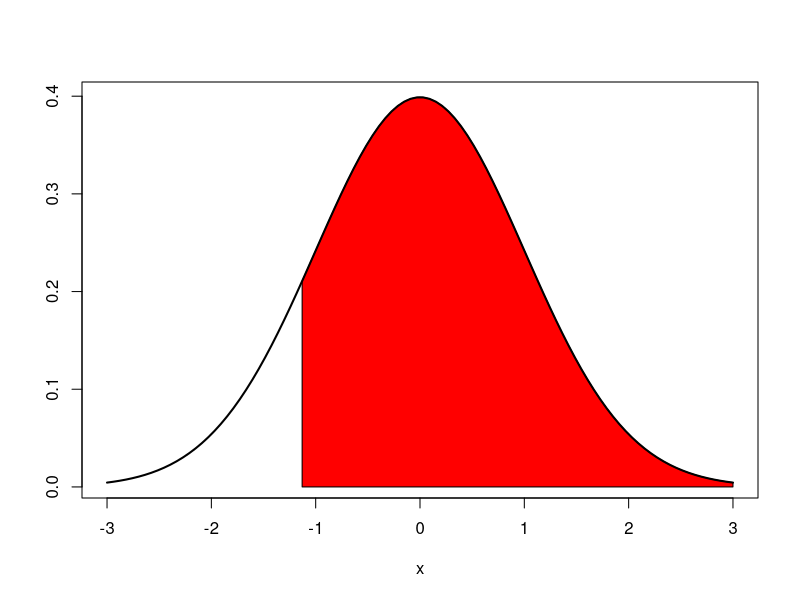
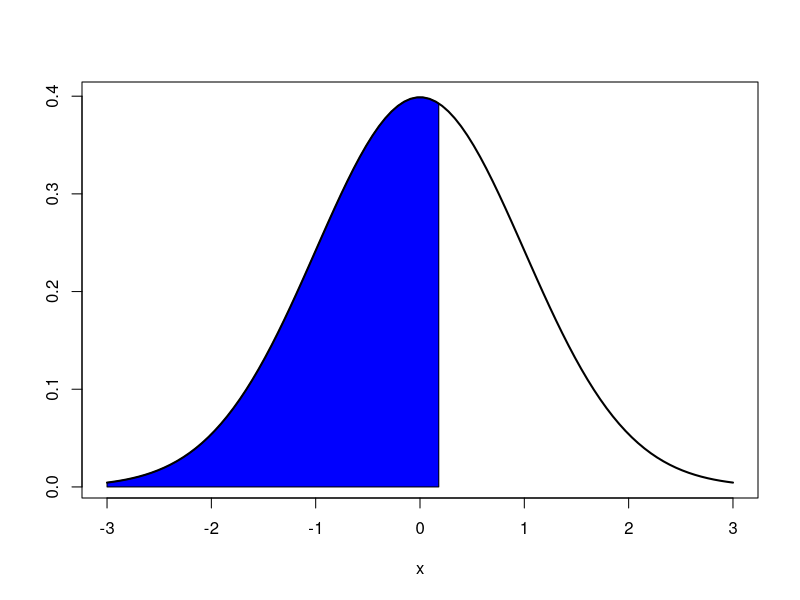
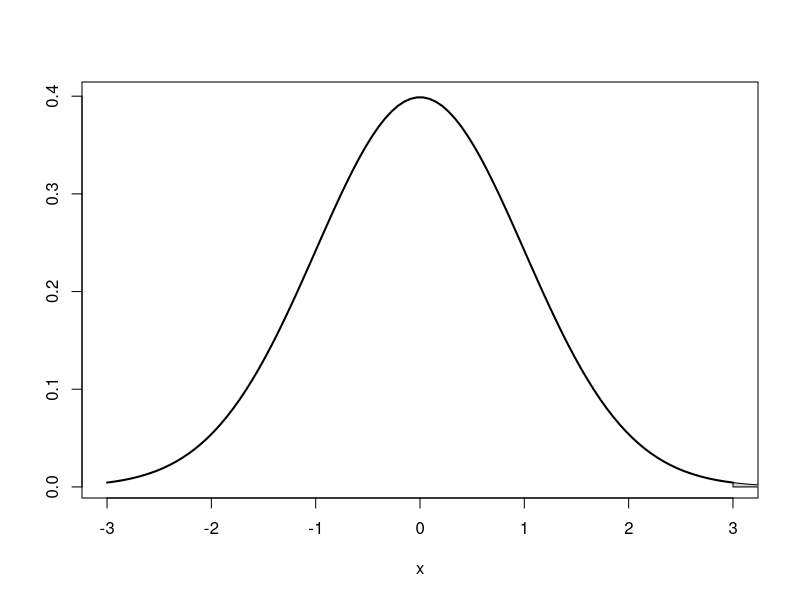
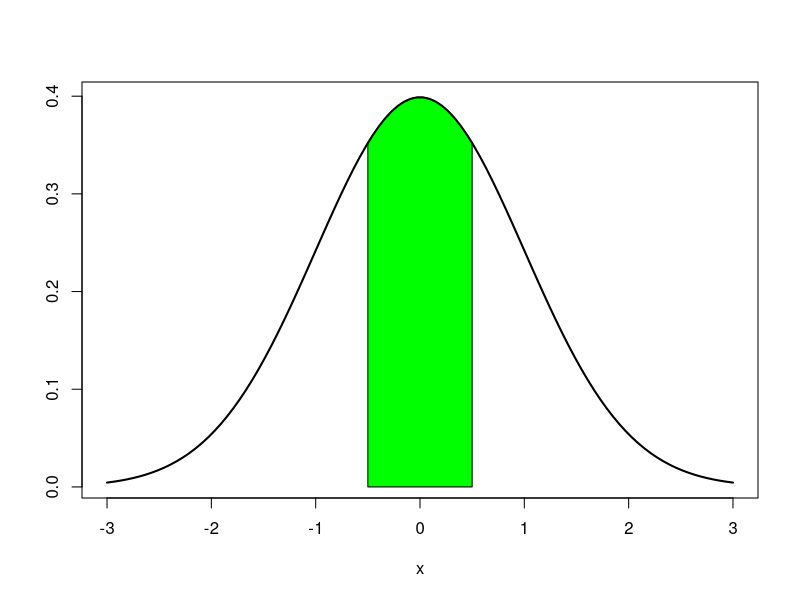

The R source for these figures, in order:
## ---- chunk 1
# https://r-coder.com/normal-distribution-r/#Plot_Normal_distribution_in_R
normal_area <- function(mean = 0, sd = 1, lb, ub, acolor = "lightgray", ...) {
  # Create sequence of 100 equally spaced numbers between mean - 3 and mean + 3  
  x <- seq(mean - 3 * sd, mean + 3 * sd, length = 100) 
  
  # If no lower bound is defined, set lower bound to lower limit of the distribution  
  if (missing(lb)) {
      lb <- min(x)
  }
  # If no upper bound is defined, set upper bound to upper limit of distribution
  if (missing(ub)) {
      ub <- max(x)
  }
  
  # Create empty plot 
  plot(x, dnorm(x, mean, sd), type = "n", ylab = "")
  
  # Initialize sequence between the bounds
  x2 <- seq(lb, ub, length = 100)
  # Initialize set of probability density function values of x2
  y <- dnorm(x2, mean, sd)
  
  # Draw the area of interest under the curve 
  polygon(c(lb, x2, ub), c(0, y, 0), col = acolor)
  # Plot the normal distribution curve
  lines(x, dnorm(x, mean, sd), type = "l", ...)
}
## ---- chunk 2

a <- pnorm(-1.13, lower.tail = FALSE)
a*100
normal_area(mean = 0, sd = 1, lb = -1.13, acolor = "red", lwd = 2)

## ---- chunk 3
b <- pnorm(0.18)
b*100
normal_area(mean = 0, sd = 1, ub = 0.18, acolor = "blue", lwd = 2)
## ---- chunk 4
c <- pnorm(8, lower.tail = FALSE)
c*100
normal_area(mean = 0, sd = 1, lb = 8, lwd = 2)
## ---- chunk 5
d <- pnorm(0.5) - pnorm(-0.5)
d*100
normal_area(mean = 0, sd = 1, lb = -0.5, ub = 0.5, acolor = "green", lwd = 2)
## ---- chunk 6

leo_time <- 4948
mary_time <- 5513

mens_mean <- 4313
mens_sd <- 583

womens_mean <- 5261
womens_sd <- 807
## ---- chunk 7
paste("N(mu = ", as.character(mens_mean), ", sigma = ", as.character(mens_sd), ")")
paste("N(mu = ", as.character(womens_mean), ", sigma = ", as.character(womens_sd), ")")
## ---- chunk 8

z_score_leo <- (leo_time - mens_mean) / mens_sd
z_score_leo
z_score_mary <- (mary_time - womens_mean) / womens_sd
z_score_mary
## ---- chunk 9
pnorm(z_score_leo, lower.tail = FALSE) * 100
## ---- chunk 10
pnorm(z_score_mary, lower.tail = FALSE) * 100 
## ---- chunk 11
capm_mean <- 14.7
capm_sd <- 33

pnorm(0, mean = capm_mean, sd = capm_sd)
## ---- chunk 12
# qnorm converts a percentile to a Z-score for a given normal distribution
qnorm(0.85, mean = capm_mean, sd = capm_sd)
